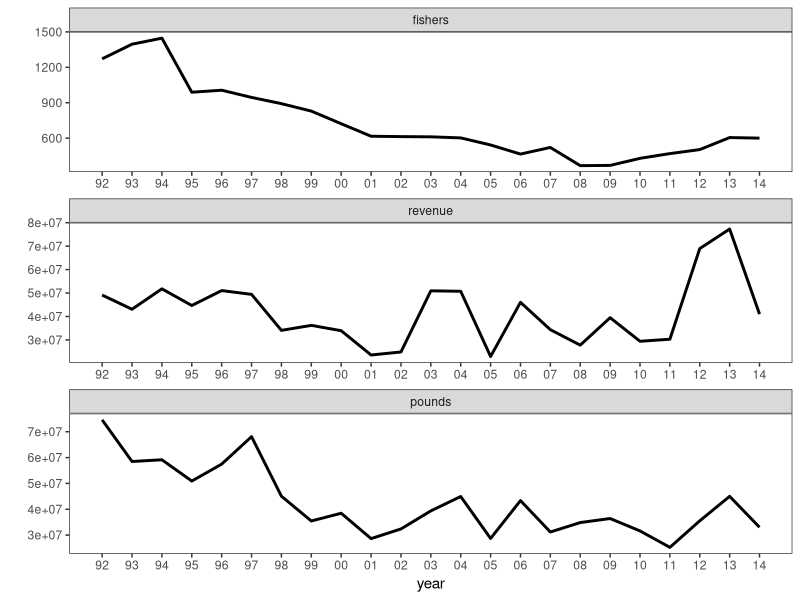
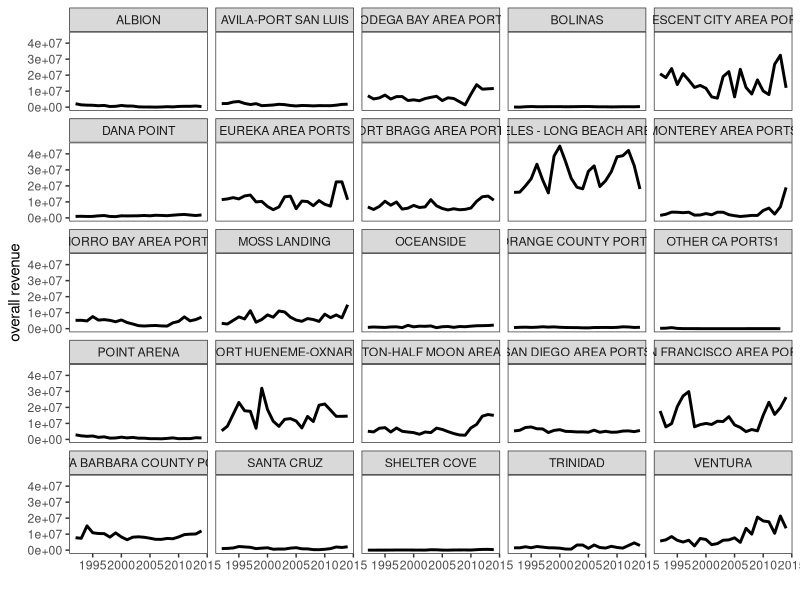
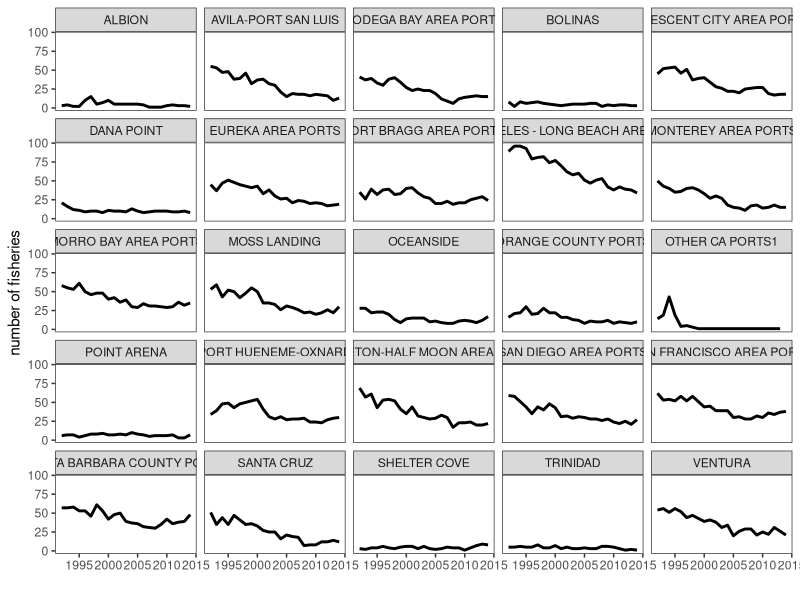
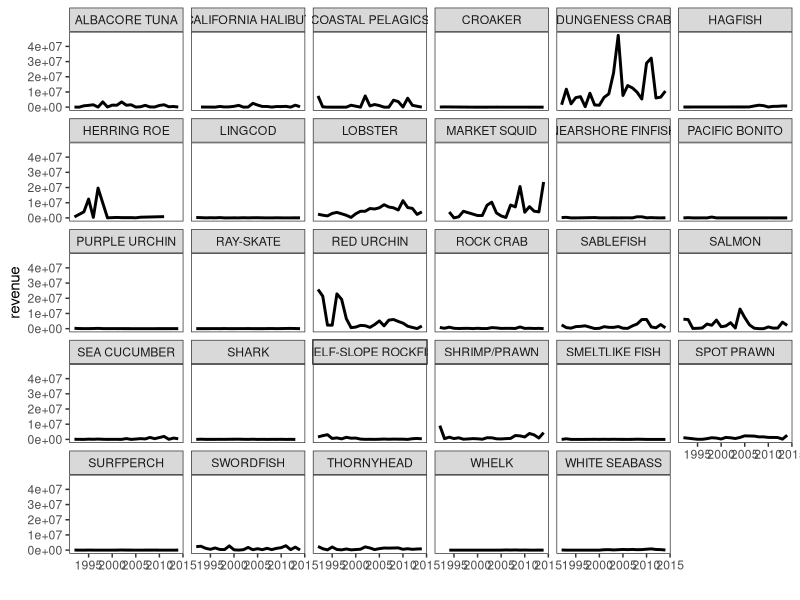

Reproduce these figures in R, in order.
## ---- chunk 1
knitr::opts_chunk$set(echo = TRUE)
## ---- chunk 2
# Code for a summary of the timeseries data for all of CA, pulled from all_ca_summary.R
library(reshape2)
library(ggplot2)

ca_summary <- read.csv("Data/ca_summary_92-14.csv")

# Overall trends across timeseries --------------------------------------------
summary_long <- melt(ca_summary, id="year")  # convert to long form for faceted graph
summary_long$year <- as.numeric(summary_long$year)

# Create list to use as year labels in graph
years <- c("92", "93", "94", "95", "96", "97", "98", "99", "00", "01", "02", 
           "03", "04", "05", "06", "07", "08", "09", "10", "11", "12", "13", "14")

summary_plot <- ggplot(summary_long, aes(x = year, y = value)) + 
  theme_bw() +
  geom_line(size = 1) +  
  ylab(" ") + 
  scale_x_continuous(labels=years, breaks=ca_summary$year) +
  theme(panel.grid.major = element_blank(), panel.grid.minor = element_blank()) +
  facet_wrap(~variable, scale="free", ncol = 1)
## ---- chunk 3
summary_plot
## ---- chunk 4
# Code for total revenue per port graph, from CA_port_landings.R
library(dplyr)
library(tidyr)
library(reshape2)
library(ggplot2)

# Read in all landings data
port_landings <- read.csv("Data/port_landings_updated.csv")

pl <- port_landings %>% drop_na()  # remove NAs
pl <- pl[order(pl$year, pl$port, -pl$ex.vessel_revenue), ]  # order by revenue

# Total revenue per port per year
pl_revenue <- group_by(pl, year, port) %>% summarize(revenue = sum(ex.vessel_revenue))
pl_revenue <- pl_revenue %>% filter(port != "OTHER CA PORTS")  # remove empty port category

total_revenue <- ggplot(pl_revenue, aes(x = year, y = revenue)) + 
  theme_bw() +
  geom_line(size=1) +  
  ylab("overall revenue") + xlab(" ") +
  theme(panel.grid.major = element_blank(), panel.grid.minor = element_blank()) +
  facet_wrap(~port, ncol = 5)
## ---- chunk 5
total_revenue
## ---- chunk 6
# Code for numer of fisheries per port graph, from CA_port_landings.R
library(dplyr)
library(tidyr)
library(reshape2)
library(ggplot2)

# Read in all landings data
port_landings <- read.csv("Data/port_landings_updated.csv")

pl_fishgear <- pl %>% unite(fishgear, fishery, gear, sep = " - ")
pl_fishgear$fishgear <- as.factor(pl_fishgear$fishgear)
pl_fishgear <- pl_fishgear %>% filter(port != "OTHER CA PORTS")

pl_count <- count(pl_fishgear, year, port)

fisheries_number <- ggplot(pl_count, aes(x = year, y = n)) + 
  theme_bw() +
  geom_line(size=1) +  
  ylab("number of fisheries") + xlab(" ") +
  theme(panel.grid.major = element_blank(), panel.grid.minor = element_blank()) +
  facet_wrap(~port, ncol = 5)
## ---- chunk 7
fisheries_number
## ---- chunk 8
# Code for plot of revenue by fisheries species, from species_revenue.R
library(dplyr)
library(reshape2)
library(ggplot2)

port_landings <- read.csv("Data/port_landings_updated.csv")

fish_sums <- group_by(port_landings, year, port, fishery) %>% 
  summarize(revenue = sum(ex.vessel_revenue))
fish_sums <- fish_sums %>% drop_na()
fish_sums2 <-  group_by(fish_sums, year, fishery) %>% 
  summarize(revenue = sum(revenue))

fish_revenue_sum <- ggplot(fish_sums2, aes(x = year, y = revenue)) +
  theme_bw() +
  geom_line(size=1) +  
  ylab("revenue") + xlab(" ") +
  theme(panel.grid.major = element_blank(), panel.grid.minor = element_blank()) +
  facet_wrap(~fishery, ncol = 6)
## ---- chunk 9
fish_revenue_sum
